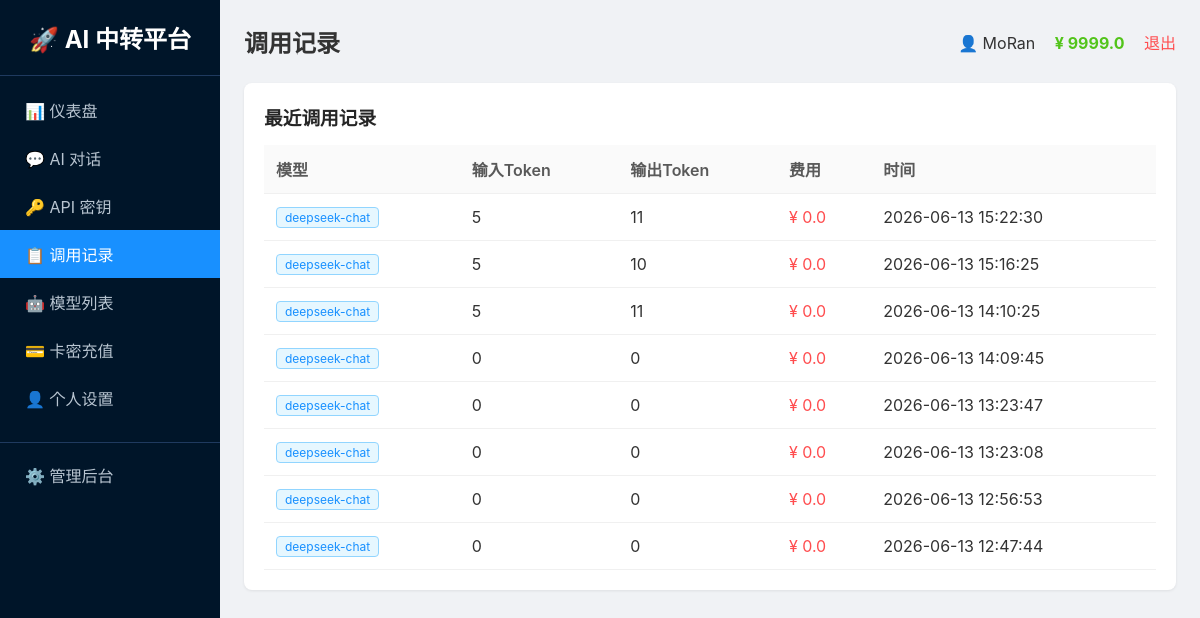
Screenshot of /logs (signed in) with the database file from the repository.
### tables this page shows
CREATE TABLE users
                 (id INTEGER PRIMARY KEY AUTOINCREMENT,
                  username TEXT UNIQUE NOT NULL,
                  password TEXT NOT NULL,
                  balance REAL DEFAULT 0,
                  is_admin INTEGER DEFAULT 0,
                  status INTEGER DEFAULT 1,
                  created_at TEXT);

CREATE TABLE logs
                 (id INTEGER PRIMARY KEY AUTOINCREMENT,
                  user_id INTEGER,
                  model TEXT,
                  prompt_tokens INTEGER DEFAULT 0,
                  completion_tokens INTEGER DEFAULT 0,
                  cost REAL DEFAULT 0,
                  created_at TEXT);

### app.py (the view)
@app.route('/logs')
@login_required
def logs_page():
    user = get_user()
    conn = get_db()
    if USE_POSTGRES:
        logs = fetch_all(conn, "SELECT * FROM logs WHERE user_id = %s ORDER BY id DESC LIMIT 50", (session['user_id'],))
    else:
        logs = fetch_all(conn, "SELECT * FROM logs WHERE user_id = ? ORDER BY id DESC LIMIT 50", (session['user_id'],))
    conn.close()
    return render_template('logs.html',
                           page_title='调用记录',
                           user=user,
                           menu_items=MENU_ITEMS,
                           active_menu='logs',
                           logs=logs)

### app.py (called while the page is built)
def get_db():
    if USE_POSTGRES:
        if not PSYCOPG2_AVAILABLE:
            raise RuntimeError("PostgreSQL 数据库需要 psycopg2 库，请安装: pip install psycopg2-binary")
        conn = psycopg2.connect(DATABASE_URL)
        conn.autocommit = False
        return conn
    else:
        import sqlite3
        db_path = os.environ.get('DATABASE_PATH', os.path.join(os.path.dirname(os.path.abspath(__file__)), 'platform.db'))
        conn = sqlite3.connect(db_path)
        conn.row_factory = sqlite3.Row
        return conn

def get_user():
    if 'user_id' not in session:
        return None
    conn = get_db()
    if USE_POSTGRES:
        cursor = conn.cursor(cursor_factory=RealDictCursor)
        cursor.execute("SELECT * FROM users WHERE id = %s", (session['user_id'],))
        user = cursor.fetchone()
        cursor.close()
    else:
        cursor = conn.cursor()
        cursor.execute("SELECT * FROM users WHERE id = ?", (session['user_id'],))
        row = cursor.fetchone()
        cursor.close()
        if row:
            columns = [desc[0] for desc in cursor.description]
            user = dict(zip(columns, row))
        else:
            user = None
    conn.close()
    return user

def login_required(f):
    @wraps(f)
    def decorated_function(*args, **kwargs):
        if 'user_id' not in session:
            return redirect('/login')
        return f(*args, **kwargs)
    return decorated_function

def fetch_all(conn, query, params=None):
    if USE_POSTGRES:
        cursor = conn.cursor(cursor_factory=RealDictCursor)
        cursor.execute(query, params or ())
        results = cursor.fetchall()
        cursor.close()
        return results
    else:
        cursor = conn.cursor()
        cursor.execute(query, params or ())
        rows = cursor.fetchall()
        columns = [desc[0] for desc in cursor.description]
        results = [dict(zip(columns, row)) for row in rows]
        cursor.close()
        return results

### templates/logs.html (shortened to what this page needs)
{% extends "base.html" %}
{% block content %}
<div class="card">
    <h3>最近调用记录</h3>
    <table>
        <tr><th>模型</th><th>输入Token</th><th>输出Token</th><th>费用</th><th>时间</th></tr>
        {% if logs %}
        {% for log in logs %}
        <tr>
            <td><span class="tag tag-blue">{{ log.model }}</span></td>
            <td>{{ log.prompt_tokens }}</td>
            <td>{{ log.completion_tokens }}</td>
            <td style="color:#ff4d4f">¥ {{ log.cost|round(4) }}</td>
            <td>{{ log.created_at }}</td>
        </tr>
        {% endfor %}
        {% else %}
        <tr><td colspan="5" style="text-align:center;color:#8c8c8c;padding:30px">暂无调用记录</td></tr>
        {% endif %}
    </table>
</div>
{% endblock %}

### templates/base.html (shortened to what this page needs)
<!DOCTYPE html>
<html>
<head>
</head>
<body>
    <div class="layout">
        <div class="sidebar">
            <h2>🚀 AI 中转平台</h2>
            {% for key, name, url in menu_items %}
                <a href="{{ url }}" class="menu-item {{ 'active' if active_menu == key else '' }}">{{ name }}</a>
            {% endfor %}
            {% if user and user.is_admin %}
                <a href="/admin" class="menu-item" style="margin-top:20px;border-top:1px solid #1f3a5f;padding-top:20px">⚙️ 管理后台</a>
            {% endif %}
        </div>
        <div class="main">
            <div class="header">
                <h2>{{ page_title }}</h2>
                <div>
                    <span>👤 {{ user.username if user else '未登录' }}</span>
                <span style="margin-left:15px;color:#52c41a;font-weight:bold">¥ {{ (user.balance|round(2)) if user else 0 }}</span>
                    <a href="/logout" class="logout">退出</a>
                </div>
            </div>
            {% block content %}{% endblock %}
        </div>
    </div>
</body>
</html>

### templates/base.html (style rules this page uses)
* { margin:0;padding:0;box-sizing:border-box }
body { font-family:-apple-system,BlinkMacSystemFont,'Segoe UI',Roboto,sans-serif;background:#f0f2f5;min-height:100vh;color:#333 }
.layout { display:flex;min-height:100vh }
.sidebar { width:220px;background:#001529;color:white;padding:20px 0;flex-shrink:0 }
.sidebar h2 { text-align:center;padding:0 20px 20px;border-bottom:1px solid #1f3a5f;margin-bottom:10px }
.menu-item { display:block;padding:12px 25px;color:#b8c5d1;text-decoration:none;transition:all 0.2s }
.menu-item:hover,.menu-item.active { background:#1890ff;color:white }
.main { flex:1;padding:24px;overflow-y:auto }
.header { display:flex;justify-content:space-between;align-items:center;margin-bottom:24px }
.card { background:white;border-radius:8px;padding:20px;box-shadow:0 1px 3px rgba(0,0,0,0.08);margin-bottom:20px }
.card h3 { margin-bottom:15px;color:#262626 }
table { width:100%;border-collapse:collapse }
th,td { padding:12px;text-align:left;border-bottom:1px solid #f0f0f0 }
th { background:#fafafa;font-weight:600;color:#595959 }
.tag { display:inline-block;padding:2px 8px;border-radius:4px;font-size:12px }
.tag-blue { background:#e6f7ff;color:#1890ff;border:1px solid #91d5ff }
.logout { color:#ff4d4f;text-decoration:none;margin-left:15px }

### rows the page displays
users: username "MoRan", balance "9999.0"
logs: model "deepseek-chat", prompt_tokens "5", completion_tokens "11", cost "0.0", created_at "2026-06-13 15:22:30"
logs: model "deepseek-chat", prompt_tokens "5", completion_tokens "10", cost "0.0", created_at "2026-06-13 15:16:25"
logs: model "deepseek-chat", prompt_tokens "5", completion_tokens "11", cost "0.0", created_at "2026-06-13 14:10:25"
logs: model "deepseek-chat", prompt_tokens "0", completion_tokens "0", cost "0.0", created_at "2026-06-13 14:09:45"
logs: model "deepseek-chat", prompt_tokens "0", completion_tokens "0", cost "0.0", created_at "2026-06-13 13:23:47"
logs: model "deepseek-chat", prompt_tokens "0", completion_tokens "0", cost "0.0", created_at "2026-06-13 13:23:08"
logs: model "deepseek-chat", prompt_tokens "0", completion_tokens "0", cost "0.0", created_at "2026-06-13 12:56:53"
logs: model "deepseek-chat", prompt_tokens "0", completion_tokens "0", cost "0.0", created_at "2026-06-13 12:47:44"

### other values shown
{{ name }} "📊 仪表盘" "💬 AI 对话" "🔑 API 密钥" "📋 调用记录" "🤖 模型列表" "💳 卡密充值" "👤 个人设置"
{{ page_title }} "调用记录"
